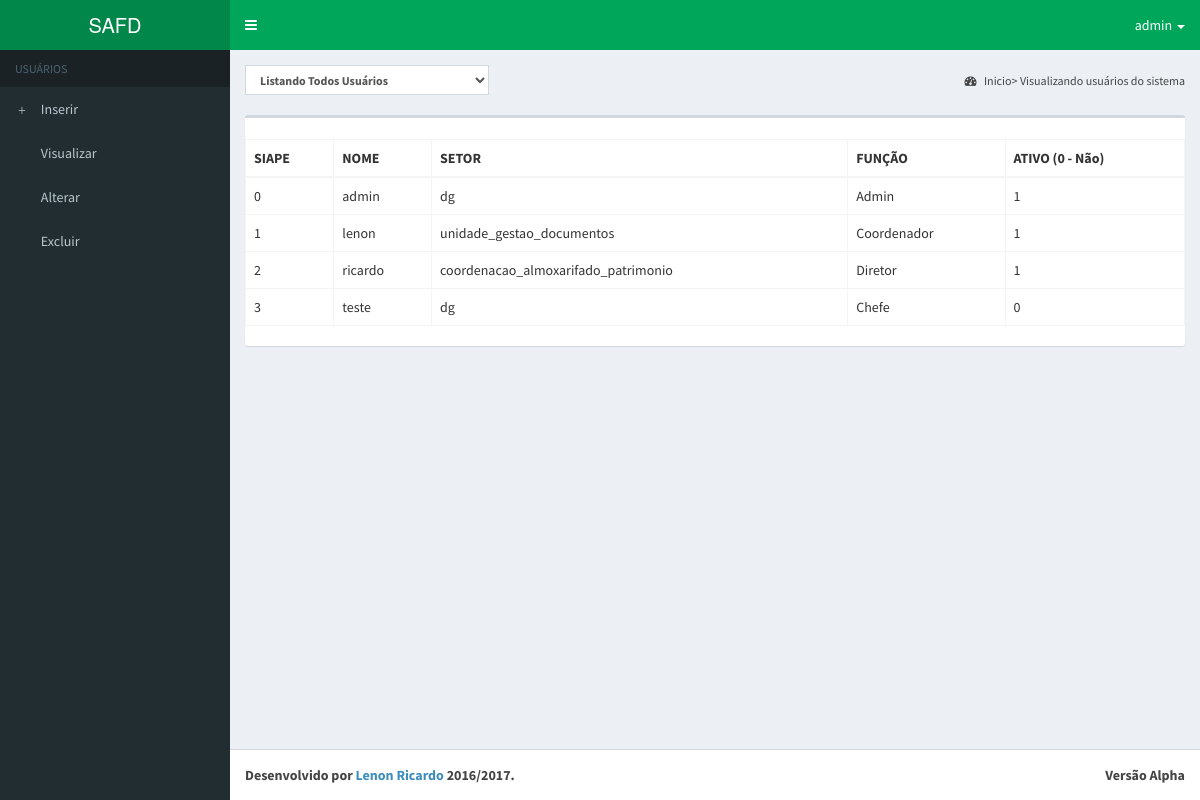
The app's page /php/p_visualiza_usuarios.php (signed in) with its own data.
### tables this page shows
CREATE TABLE IF NOT EXISTS usuario(
        id_usuario int(10) NOT NULL PRIMARY KEY AUTO_INCREMENT,
            estado_usuario binary NOT NULL, 
            login_usuario VARCHAR(50) NOT NULL,
            senha_usuario VARCHAR(50) NOT NULL,	

 
                id_funcao int(10) NOT NULL,
                id_setor int(10) NOT NULL,
                id_funcionario int(10) NOT NULL);

CREATE TABLE IF NOT EXISTS funcionario(
        id_funcionario int (10) NOT NULL PRIMARY KEY AUTO_INCREMENT,
		siape_funcionario int(10) NOT NULL,
		nome_funcionario VARCHAR(40) NOT NULL,		
		email_funcionario VARCHAR(40) NOT NULL,
		data_cadastro_funcionario TIMESTAMP NULL DEFAULT CURRENT_TIMESTAMP);

CREATE TABLE IF NOT EXISTS setor(
    id_setor int(10) NOT NULL PRIMARY KEY AUTO_INCREMENT,
	nome_setor VARCHAR(40) NOT NULL);

CREATE TABLE IF NOT EXISTS funcao(
    id_funcao int(5) NOT NULL PRIMARY KEY AUTO_INCREMENT,
	descricao_funcao VARCHAR(40) NOT NULL);

### php/visualiza_usuarios.php (the view)
<?php
include 'conexao.php';
$sql = "SELECT login_usuario, estado_usuario, nome_setor, descricao_funcao, siape_funcionario
        FROM usuario, setor, funcao, funcionario
        WHERE usuario.id_setor = setor.id_setor
        AND usuario.id_funcao = funcao.id_funcao
        AND funcionario.id_funcionario = usuario.id_funcionario";
$result = mysqli_query($con, $sql);
while ($linha = mysqli_fetch_assoc($result))
{
    $visualizar = "<tr>
                        <td>" . $linha['siape_funcionario'] . "</td>" . "
                        <td>" . $linha['login_usuario'] . "</td>" . "
                        <td>" . $linha['nome_setor'] . "</td>" . "
                        <td>" . $linha['descricao_funcao'] . "</td>" . "
                        <td>" . $linha['estado_usuario'] . "</td>" . "
                    </tr>";
    echo $visualizar;
}
?>

### php/p_visualiza_usuarios.php (shortened to what this page needs)
<!DOCTYPE html>
<html>
    <head>
        <link rel="stylesheet" href="../bootstrap/css/bootstrap.min.css">
        <link rel="stylesheet" href="https://maxcdn.bootstrapcdn.com/font-awesome/4.4.0/css/font-awesome.min.css">
        <link rel="stylesheet" href="https://code.ionicframework.com/ionicons/2.0.1/css/ionicons.min.css">
        <link rel="stylesheet" href="../dist/css/AdminLTE.min.css">
        <link rel="stylesheet" href="../dist/css/skins/_all-skins.min.css">
    </head>
    <body class="hold-transition skin-green layout-fixed sidebar-mini">
        <div class="wrapper">
            <header class="main-header" >
                <?php
                include 'header_admin.php';
                ?>
            </header>
            <aside class="main-sidebar">
                <?php
                include 'menulat_admin.php';
                ?>
            </aside>
            <div class="content-wrapper">
                <section class="content-header">
                    <div class="dataTables_length" id="example1_length">
                        <label>
                            <select name="example1_length" aria-controls="example1" class="form-control input-sm">
                                <option value="2"> Listando Todos Usuários </option>
                            </select>
                        </label>
                    </div>
                    <ol class="breadcrumb">
                        <li><a href=""><i class="fa fa-dashboard"></i> Inicio> Visualizando usuários do sistema </a></li>
                    </ol>
                </section>
                <section class="content">
                    <div class="row">
                        <div class="col-xs-12">
                            <div class="box">
                                <div class="box-body">
                                </div>
                                <div id="example2_wrapper" class="dataTables_wrapper form-inline dt-bootstrap">
                                    <div class="row">
                                        <div class="col-sm-6"></div>
                                        <div class="col-sm-3"></div>
                                    </div><div class="row">
                                        <div class="col-sm-12">
                                            <table id="example2" class="table table-bordered table-hover dataTable" role="grid" aria-describedby="example2_info">
                                                <thead>
                                                <th class="sorting" tabindex="0" aria-controls="example2" rowspan="1" colspan="1" aria-label="">
                                                    SIAPE
                                                </th>
                                                <th class="sorting" tabindex="0" aria-controls="example2" rowspan="1" colspan="1" aria-label="">
                                                    NOME
                                                </th>
                                                <th class="sorting" tabindex="0" aria-controls="example2" rowspan="1" colspan="1" aria-label="">
                                                    SETOR
                                                </th>
                                                <th class="sorting" tabindex="0" aria-controls="example2" rowspan="1" colspan="1" aria-label="">
                                                    FUNÇÃO
                                                </th>
                                                <th class="sorting" tabindex="0" aria-controls="example2" rowspan="1" colspan="1" aria-label="">
                                                    ATIVO (0 - Não)
                                                </th>
                                                </thead>
                                                <tbody>
                                                    <?php
                                                    include 'visualiza_usuarios.php';
                                                    ?>
                                                </tbody>
                                            </table>
                                            </div>
                                        </div>
                                    </div>
                                    </section>
                                </div>
                                <footer class="main-footer">
                                    <?php
                                    include 'footer.php';
                                    ?>
                                </footer>
                            </div>
                    </body>
                    </html>

### php/header_admin.php (shortened to what this page needs)
<a href="system_admin.php" class="logo">
    <span class="logo-lg">SAFD</span>
</a>
<nav class="navbar navbar-static-top" role="navigation">
    <a href="#" class="sidebar-toggle" data-toggle="offcanvas" role="button">
    </a>
    <div class="navbar-custom-menu">
        <ul class="nav navbar-nav">
            <li class="dropdown">
                <a aria-expanded="false" href="#" class="dropdown-toggle" data-toggle="dropdown">
                    <?php echo $_SESSION["usuario"] ?>
                    <span class="caret"></span></a>
            </li>
        </ul>
    </div>
</nav>

### php/menulat_admin.php
<section class="sidebar">
    <ul class="sidebar-menu">
        <li class="header">USUÁRIOS</li>
        <li><a href="p_insere_usuarios.php"><i class="glyphicon glyphicon-plus"></i> <span>Inserir</span></a></li>
        <li><a href="p_visualiza_usuarios.php"><i class="glyphicon glyphicon-sunglasses"></i> <span>Visualizar</span></a></li>
        <li><a href="p_edita_usuarios.php"><i class="glyphicon glyphicon-list-alt"></i> <span>Alterar</span></a></li>
        <li><a href="p_exclui_usuarios.php"><i class="glyphicon glyphicon-trash"></i> <span>Excluir</span></a></li>
    </ul>
</section>

### php/footer.php
<div class="pull-right hidden-xs">
    <b>Versão Alpha</b>
</div>
<strong>Desenvolvido por <a href="http://github.com/lenonr" target="_blank">Lenon Ricardo</a> 2016/2017.</strong>

### records on screen
usuario: id_funcionario.siape_funcionario "0", login_usuario "admin", id_setor.nome_setor "dg", id_funcao.descricao_funcao "Admin", estado_usuario "1"
usuario: id_funcionario.siape_funcionario "1", login_usuario "lenon", id_setor.nome_setor "unidade_gestao_documentos", id_funcao.descricao_funcao "Coordenador", estado_usuario "1"
usuario: id_funcionario.siape_funcionario "2", login_usuario "ricardo", id_setor.nome_setor "coordenacao_almoxarifado_patrimonio", id_funcao.descricao_funcao "Diretor", estado_usuario "1"
usuario: id_funcionario.siape_funcionario "3", login_usuario "teste", id_setor.nome_setor "dg", id_funcao.descricao_funcao "Chefe", estado_usuario "0"

### other values on screen
$_SESSION["usuario"] "admin"
